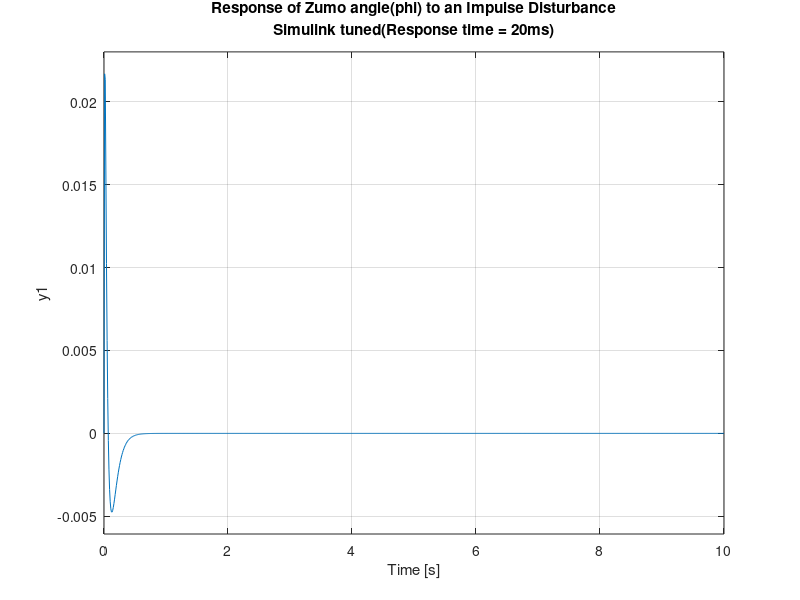

Here is the MATLAB script that generated this plot:
M = 0.5;
m = 0.2;
b = 0.1;
I = 0.006;
g = 9.8;
l = 0.3;
q = (M+m)*(I+m*l^2)-(m*l)^2;
s = tf('s');



inputs = {'u'};
outputs = {'x'; 'phi'};

P_angle = (m*l*s/q)/(s^3 + (b*(I + m*l^2))*s^2/q - ((M + m)*m*g*l)*s/q - b*m*g*l/q);

P_tran = (m*l*s/q)/(s^3 + (b*(I + m*l^2))*s^2/q - ((M + m)*m*g*l)*s/q - b*m*g*l/q);


sys_tf = [P_angle ; P_tran];

Kp = 992.629622331567;
Ki = 7243.2603978699;
Kd = 33.4044758831044;
C = pid(Kp,Ki,Kd);
T = feedback(P_angle,C);

t=0:0.01:10;
% impulse (P_angle,t)
% title({'Open Loop Impulse Response (Zumo Angle)'});
impulse(T,t)
title({'Response of Zumo angle(phi) to an Impulse Disturbance';'Simulink tuned(Response time = 20ms)'});